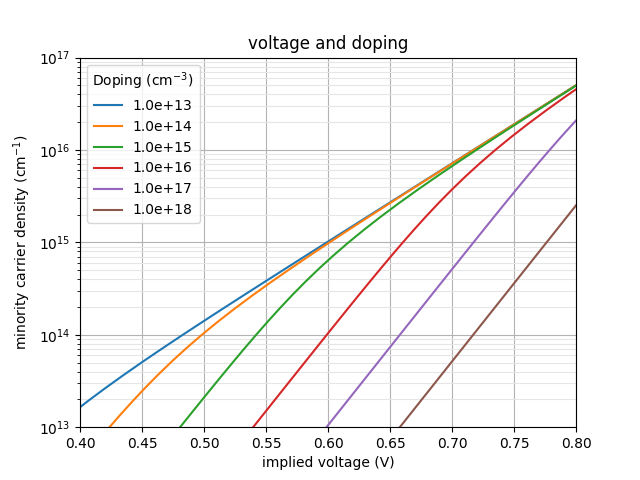

The Python source for this figure:
import matplotlib.pyplot as plt
import numpy as np
import photovoltaic as pv

plt.figure()
plt.semilogy()
plt.xlim(0.4, 0.8)
plt.ylim(1e13, 1e17)
plt.ylabel('minority carrier density (cm$^{-1}$)')
plt.xlabel('implied voltage (V)')
plt.title('voltage and doping')
plt.grid(b=True, which='major', color='0.7', linestyle='-')
plt.grid(b=True, which='minor', color='0.9', linestyle='-')

Δn = np.logspace(13, 20)
for doping in (1e13, 1e14, 1e15, 1e16, 1e17, 1e18):
    impliedV = pv.cell.impliedV(Δn, doping)
    plt.plot(impliedV, Δn, label='{:.1e}'.format(doping))

plt.legend(loc='upper left', title='Doping (cm$^{-3}$)')
plt.savefig('plot_doping_impliedV.png')
plt.show()
